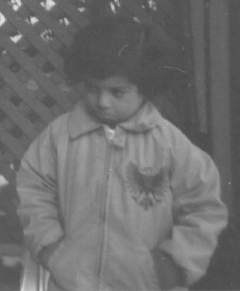
%> input picture PDI/Image_dataset/pout.tif, 240 x 291 px
$ octave Especifica_Hist_not_working_in_octave.m   (GNU Octave 9; MATLAB toolbox functions it lacks are replaced by stand-ins)
%> lines starting %> are read from the running program, lines starting %| are printed output that depends on the picture
clc
clear all
close all

a = imread('pout.tif');
%> a is the input picture: size 291x240 uint8; min 74, max 224, mean 110.3
H_Ref = imhist(a);
%> H_Ref = 256 values, max 3628 at index 83, min 0 at index 1, mean 272.8
b = imread('tire.tif');
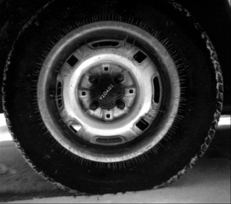
%> input picture PDI/Image_dataset/tire.tif, 231 x 204 px
%> b is the input picture: size 204x231x3 uint8; min 0, max 255, mean 53.9
b = b(:,:,1);
%> b: size 204x231 uint8
c = histeq(b,H_Ref);
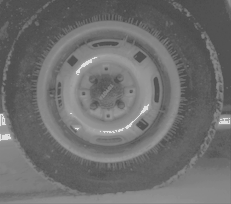
%> c: size 204x231 uint8; min 77, max 224, mean 110.4
figure,imshow(b),title('Imagem original');
figure,imshow(c),title('Imagem real鏰da');
figure,imhist(b),title('Histograma da imagem a ser processada');
%> after `title('Histograma da imagem a ser processada')`:
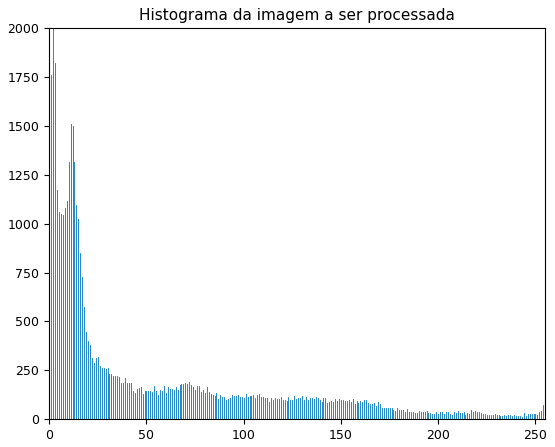
%> figure redrawn from the program's plot data; highest point at x = 2, y = 1997
figure,imhist(a),title('Histograma de refer阯cia');
%> after `title('Histograma de refer阯cia')`:
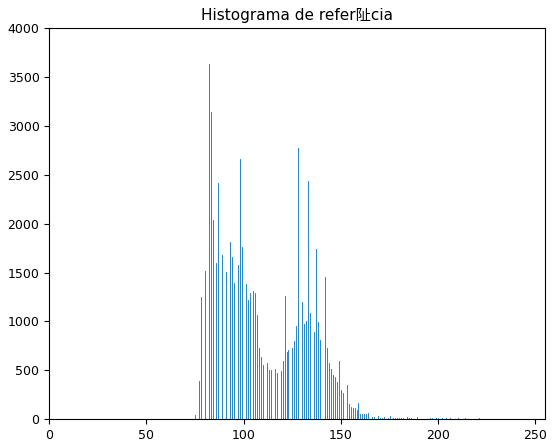
%> figure redrawn from the program's plot data; highest point at x = 82, y = 3628
figure,imhist(c),title('Histograma da imagem real鏰da');
%> after `title('Histograma da imagem real鏰da')`:
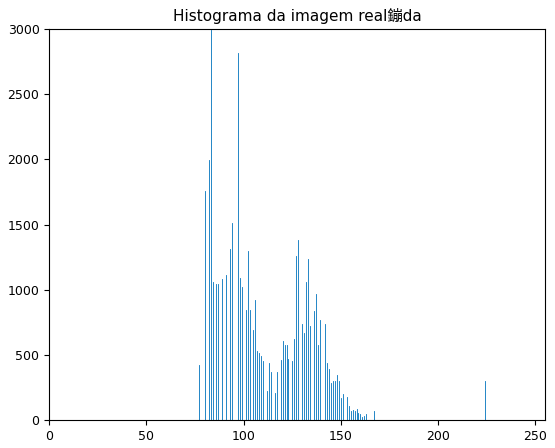
%> figure redrawn from the program's plot data; highest point at x = 83, y = 2995
